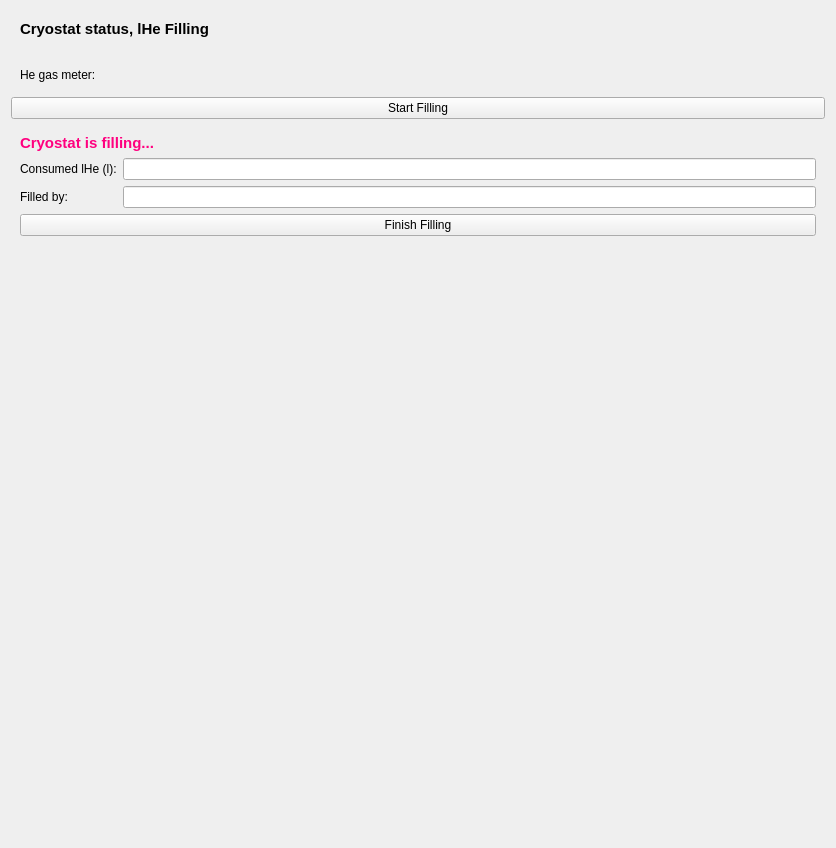
<?xml version="1.0" encoding="UTF-8"?>
<ui version="4.0">
 <class>Form</class>
 <widget class="QWidget" name="Form">
  <property name="geometry">
   <rect>
    <x>0</x>
    <y>0</y>
    <width>836</width>
    <height>848</height>
   </rect>
  </property>
  <property name="windowTitle">
   <string>Form</string>
  </property>
  <layout class="QVBoxLayout" name="verticalLayout">
   <item>
    <widget class="QWidget" name="statusBox" native="true">
     <layout class="QGridLayout" name="gridLayout_2">
      <item row="0" column="0">
       <widget class="QLabel" name="label_5">
        <property name="font">
         <font>
          <pointsize>11</pointsize>
          <bold>true</bold>
         </font>
        </property>
        <property name="text">
         <string>Cryostat status, lHe Filling</string>
        </property>
       </widget>
      </item>
      <item row="0" column="1" rowspan="2">
       <widget class="ValueDisplay" name="valueDisplay" native="true">
        <property name="sizePolicy">
         <sizepolicy hsizetype="Preferred" vsizetype="Minimum">
          <horstretch>0</horstretch>
          <verstretch>0</verstretch>
         </sizepolicy>
        </property>
        <property name="dev" stdset="0">
         <string>Cryostat</string>
        </property>
        <property name="unit" stdset="0">
         <string>Cryostat.unit</string>
        </property>
        <property name="istext" stdset="0">
         <bool>false</bool>
        </property>
        <property name="showName" stdset="0">
         <bool>false</bool>
        </property>
        <property name="horizontal" stdset="0">
         <bool>false</bool>
        </property>
       </widget>
      </item>
     </layout>
    </widget>
   </item>
   <item>
    <widget class="QWidget" name="newBox" native="true">
     <layout class="QGridLayout" name="gridLayout_3">
      <item row="0" column="0">
       <widget class="QLabel" name="propLabel">
        <property name="text">
         <string>He gas meter:</string>
        </property>
       </widget>
      </item>
      <item row="0" column="1">
       <widget class="DeviceValueEdit" name="gasEdit" native="true">
        <property name="sizePolicy">
         <sizepolicy hsizetype="Preferred" vsizetype="Preferred">
          <horstretch>1</horstretch>
          <verstretch>0</verstretch>
         </sizepolicy>
        </property>
        <property name="dev" stdset="0">
         <string>Gas</string>
        </property>
        <property name="useButtons" stdset="0">
         <bool>false</bool>
        </property>
        <property name="updateValue" stdset="0">
         <bool>true</bool>
        </property>
        <property name="showUnit" stdset="0">
         <bool>true</bool>
        </property>
       </widget>
      </item>
     </layout>
    </widget>
   </item>
   <item>
    <widget class="QPushButton" name="startButton">
     <property name="minimumSize">
      <size>
       <width>200</width>
       <height>0</height>
      </size>
     </property>
     <property name="toolTip">
      <string>&lt;html&gt;&lt;head/&gt;&lt;body&gt;&lt;p&gt;Start filling of the cryostat.&lt;/p&gt;&lt;/body&gt;&lt;/html&gt;</string>
     </property>
     <property name="text">
      <string>Start Filling</string>
     </property>
    </widget>
   </item>
   <item>
    <widget class="QWidget" name="dataBox" native="true">
     <layout class="QVBoxLayout" name="verticalLayout_2">
      <item>
       <widget class="QLabel" name="label_8">
        <property name="palette">
         <palette>
          <active>
           <colorrole role="WindowText">
            <brush brushstyle="SolidPattern">
             <color alpha="255">
              <red>255</red>
              <green>0</green>
              <blue>127</blue>
             </color>
            </brush>
           </colorrole>
          </active>
          <inactive>
           <colorrole role="WindowText">
            <brush brushstyle="SolidPattern">
             <color alpha="255">
              <red>255</red>
              <green>0</green>
              <blue>127</blue>
             </color>
            </brush>
           </colorrole>
          </inactive>
          <disabled>
           <colorrole role="WindowText">
            <brush brushstyle="SolidPattern">
             <color alpha="255">
              <red>120</red>
              <green>120</green>
              <blue>120</blue>
             </color>
            </brush>
           </colorrole>
          </disabled>
         </palette>
        </property>
        <property name="font">
         <font>
          <pointsize>11</pointsize>
          <bold>true</bold>
         </font>
        </property>
        <property name="text">
         <string>Cryostat is filling...</string>
        </property>
       </widget>
      </item>
      <item>
       <layout class="QGridLayout" name="gridLayout">
        <item row="0" column="1">
         <widget class="QLineEdit" name="consumedHe"/>
        </item>
        <item row="2" column="1">
         <widget class="QLineEdit" name="filledBy"/>
        </item>
        <item row="2" column="0">
         <widget class="QLabel" name="label_7">
          <property name="text">
           <string>Filled by:</string>
          </property>
         </widget>
        </item>
        <item row="0" column="0">
         <widget class="QLabel" name="label_6">
          <property name="text">
           <string>Consumed lHe (l):</string>
          </property>
         </widget>
        </item>
       </layout>
      </item>
      <item>
       <widget class="QPushButton" name="finishButton">
        <property name="sizePolicy">
         <sizepolicy hsizetype="Minimum" vsizetype="Fixed">
          <horstretch>0</horstretch>
          <verstretch>0</verstretch>
         </sizepolicy>
        </property>
        <property name="minimumSize">
         <size>
          <width>200</width>
          <height>0</height>
         </size>
        </property>
        <property name="text">
         <string>Finish Filling</string>
        </property>
       </widget>
      </item>
     </layout>
    </widget>
   </item>
   <item>
    <spacer name="verticalSpacer">
     <property name="orientation">
      <enum>Qt::Vertical</enum>
     </property>
     <property name="sizeHint" stdset="0">
      <size>
       <width>0</width>
       <height>20</height>
      </size>
     </property>
    </spacer>
   </item>
  </layout>
 </widget>
 <customwidgets>
  <customwidget>
   <class>ValueDisplay</class>
   <extends>QWidget</extends>
   <header>nicos.guisupport.display</header>
  </customwidget>
  <customwidget>
   <class>DeviceValueEdit</class>
   <extends>QWidget</extends>
   <header>nicos.guisupport.typedvalue</header>
  </customwidget>
 </customwidgets>
 <tabstops>
  <tabstop>consumedHe</tabstop>
  <tabstop>filledBy</tabstop>
 </tabstops>
 <resources/>
 <connections/>
</ui>
